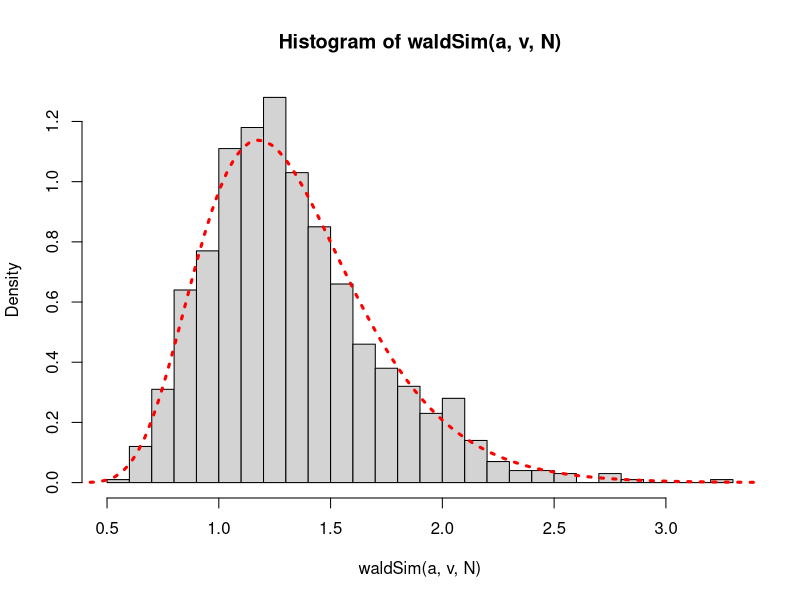

Recreate this plot in R.

dc=.1 #diffusion coefficient
a=.4
v=.3
N=1000

#Simulates data from Wald dist. by
# running a 1-bound random walk on 
# each simulated trial
# This one is slow to run, but much
# more interpretable in terms of how
# the RTs are being genreated for each
# trial.
waldSim2=function(a,v,N){
  #time steps for random walk (in seconds)
  ts=.001
  #scale average evidence step
  # and SD in evidence steps based
  # on time steps
  dav=v*ts #average change in position of evidence accumulation process
  dsd=sqrt(dc^2*ts) #standard deviation in position changes
  
  rt=c()
  
  for(trl in 1:N){
    out=0
    pos=0 #position of evidence acc. process
    cnt=0 #counter for time steps
    while(out==0){
      pos=pos+rnorm(1,dav,dsd)
      cnt=cnt+1
      if(pos>a) out=1
    }
    rt[trl]=cnt*ts
  }
  return(rt)
}


#Simulates data from Wald dist. 
# This one uses a sampling trick
# that is much faster but hard to
# interpret. 
waldSim=function(a,v,N){
  mu=a/v
  lambda=a^2/dc^2
  y=rnorm(N)^2
  x=mu + ((mu^2*y)/(2*lambda)) - ((mu/(2*lambda))*sqrt(4*mu*lambda*y+mu^2*y^2))
  z=runif(N)
  rt=c()
  rt[z<=(mu/(mu+x))] = x[z<=(mu/(mu+x))]
  rt[z>(mu/(mu+x))] = mu^2/x[z>(mu/(mu+x))]
  return(rt)
}  

#Simulates data from Wald dist. 
# Returns quantiles isntead of all RTs 
waldSimq=function(a,v,ter, N){
  mu=a/v
  lambda=a^2/dc^2
  y=rnorm(N)^2
  x=mu + ((mu^2*y)/(2*lambda)) - ((mu/(2*lambda))*sqrt(4*mu*lambda*y+mu^2*y^2))
  z=runif(N)
  rt=c()
  rt[z<=(mu/(mu+x))] = x[z<=(mu/(mu+x))]
  rt[z>(mu/(mu+x))] = mu^2/x[z>(mu/(mu+x))]
  q=quantile(rt,c(.1,.3,.5,.7,.9))
  return(q)
}  


dwald2=function(t,mu,lambda) sqrt(lambda/(2*pi*t^3)) * exp((-lambda*(t-mu)^2)/(2*mu^2*t))

dwald=function(t,a,v){
  mu=a/v
  lambda=a^2/dc^2
  d=sqrt(lambda/(2*pi*t^3)) * exp((-lambda*(t-mu)^2)/(2*mu^2*t))
  return(d)
}


pwald=function(t,a,v){
  dwald1=function(t){
    mu=a/v
    lambda=a^2/dc^2
    d=sqrt(lambda/(2*pi*t^3)) * exp((-lambda*(t-mu)^2)/(2*mu^2*t))
    return(d)
  }
  p=rep(0,length(t))
  for(i in 1:length(t)){
    if(t[i]>0) p[i]=integrate(dwald1,0,t[i])$val
  }
  return(p)
}



vt=seq(0,10,length.out=300)


mu=a/v
lambda=a^2/dc^2

#plot(vt,dwald2(vt,mu,lambda),type='l',lwd=5)
#hist(waldSim2(a,v,N),30,freq=F)
hist(waldSim(a,v,N),30,freq=F)
points(vt,dwald(vt,a,v),type='l',lty=3,col="red",lwd=3)


